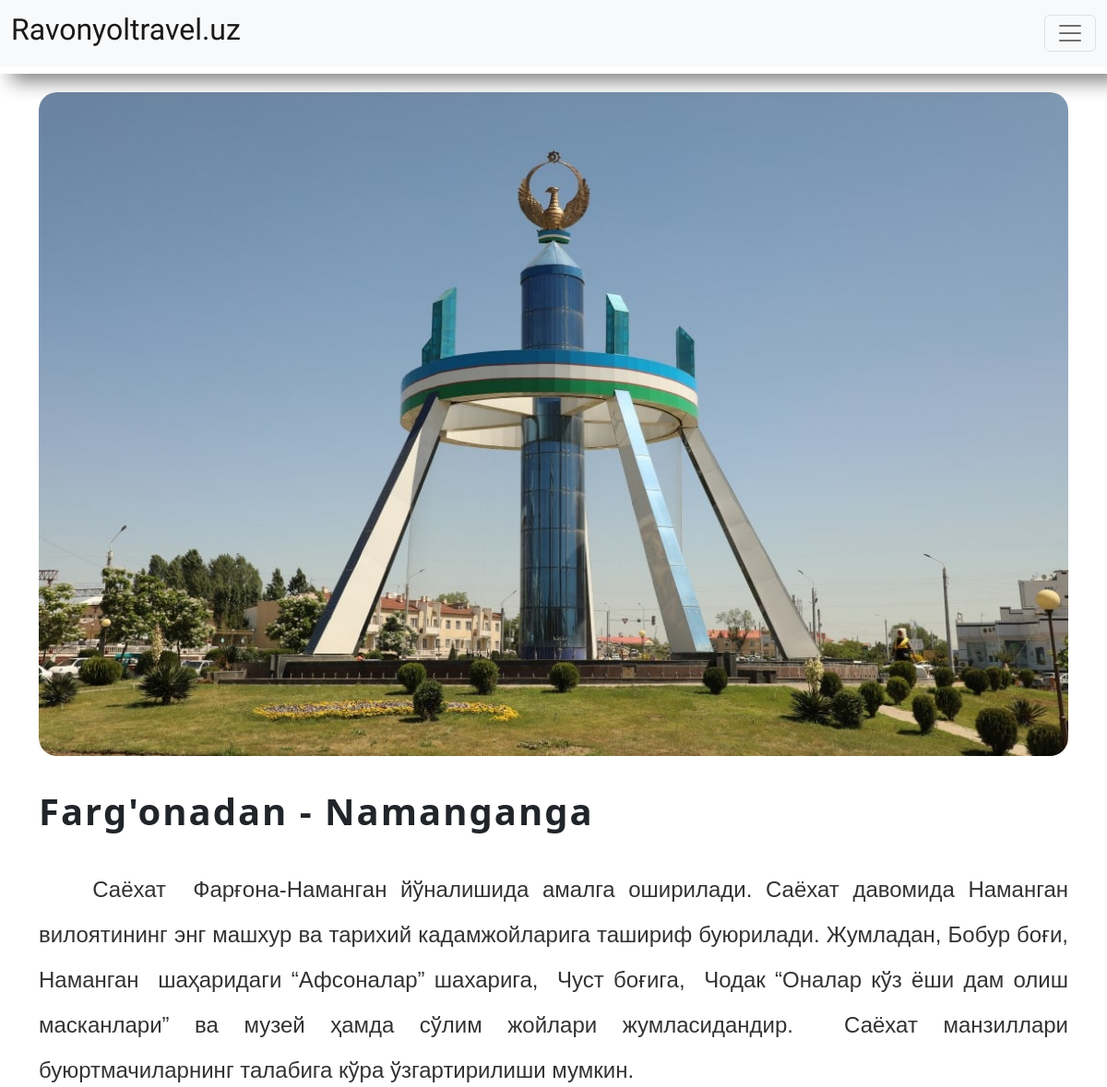
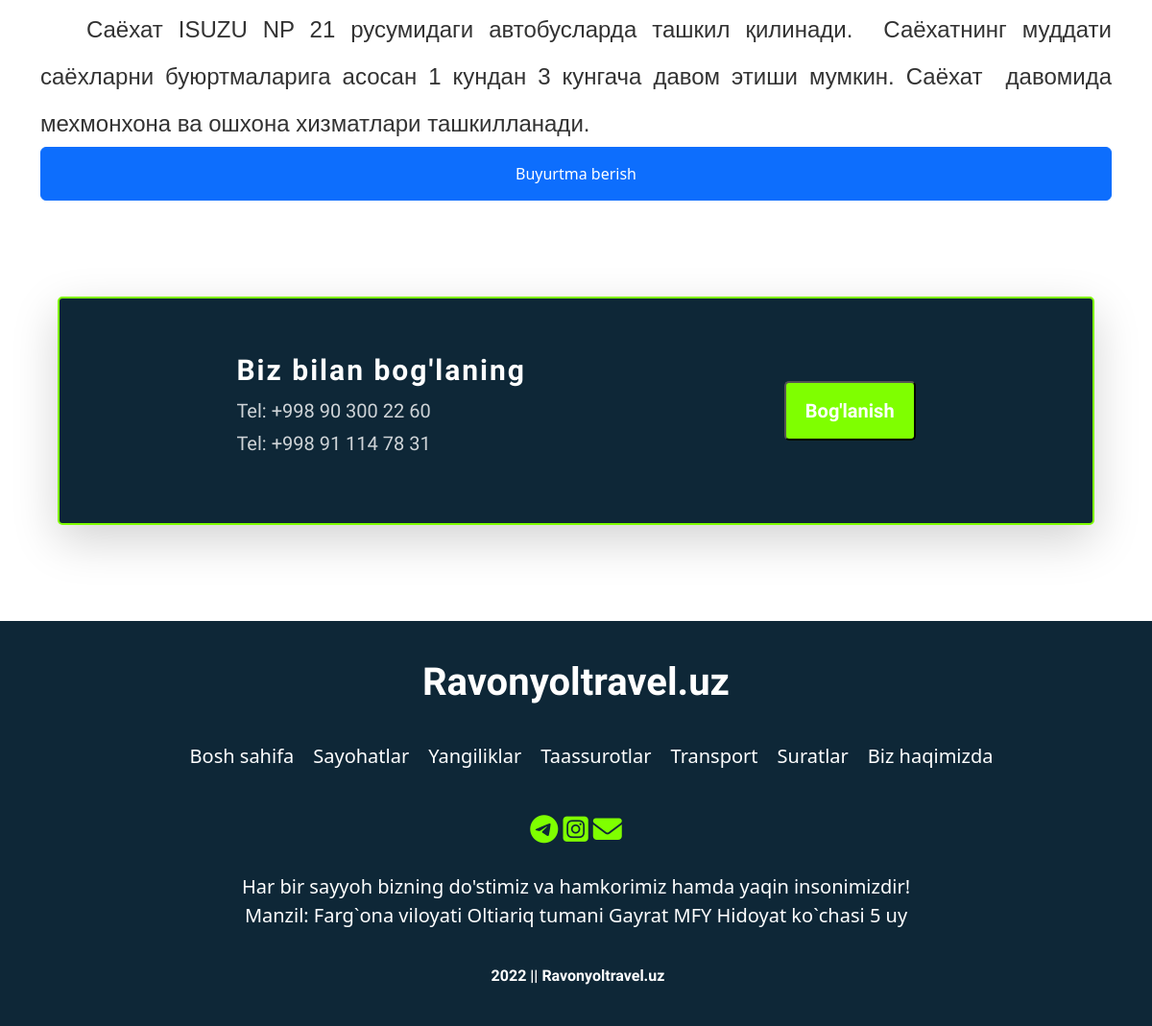
The app's page /travels/14/ with its own data (2 pictures, top to bottom).
### mainapp/models.py (models this page shows, shortened)
class Travel(models.Model):
    qayerdan = models.CharField(max_length=50, verbose_name="Qayerdan:")
    qayerga = models.CharField(max_length=50, verbose_name="Qayerga:")
    picture = models.ImageField(blank=True, verbose_name="Rasmni joylang:")
    qisqa_mal = models.TextField(verbose_name="Qisqacha ma'lumot:")
    davomiyligi = models.CharField(max_length=20, verbose_name="Sayohat davomiyligi:")
    narxi = models.DecimalField(max_digits=50, decimal_places=2, verbose_name="Sayohat narxi")
    toliq_mal = RichTextField(verbose_name="To'liq ma'lumot:")
    class Meta:
        verbose_name = "Sayohat"
        verbose_name_plural = "Sayohatlar"

### mainapp/views.py (the view)
# urls.py: path('travels/<int:pk>/', TravelDetailView.as_view(), name = 'travel_detail'),
class TravelDetailView(DetailView):
    model = Travel
    template_name = 'travel_detail.html'

### templates/travel_detail.html (shortened to what this page needs)
{% extends 'base.html' %}
{% load static %}
{% block link %}{% static 'css/travel_detail.css'%}{% endblock link %}
{% block content %}
    <div class="travel_detail description-p">
        <div class="container-lg">
            <div class="class-img">
                <img src="{{object.picture.url}}" alt="{{object.picture}}">
            </div>
            <div class="sub-title">
                <h3>
                    <strong> {{object.qayerdan}}dan</strong> - {{ object.qayerga}}ga
                </h3>
            </div>
            <p class="desription-p">
                {{ object.toliq_mal | safe }}
            </p>
           <div class="button">
            <button type="button" class="btn btn-primary" data-bs-toggle="modal" data-bs-target="#exampleModal">
                Buyurtma berish
            </button>
           </div>
        </div>
    </div>
{% endblock content %}

### static/css/travel_detail.css (style rules this page uses)
.travel_detail { padding-top: 100px; padding-left: 20px; padding-right: 20px; }
.travel_detail .desription-p { text-align: justify; text-justify: inter-word; padding: 20px; }
.class-img img { width: 100%; height: 90vh; }
.class-img { border-radius: 20px; overflow: hidden; }
.travel_detail .sub-title { padding-top: 40px; }
.travel_detail .sub-title h3 { margin: 0; font-weight: 600; }
.travel_detail .button button { width: 100%; padding: 15px 0; }
.travel_detail p { padding-left: 0 !important; padding-right: 0 !important; font-size: 1.5rem !important; line-height: 2; letter-spacing: 2; color: #000; opacity: 0.8; width: 100%; margin: 0 !important; }

### static/css/shared.css (style rules this page uses)
body { font-family: 'Exo 2',sans-serif; }
.sub-title h3 { font-size: 2.5rem; font-weight: 600; letter-spacing: 2px; line-height: 1; position: relative; margin-bottom: 3rem; }
.desription-p { font-size: 1.5rem; line-height: 2; letter-spacing: 2; color: #000; opacity: 0.8; width: 100%; }

### records on screen
Travel: picture (picture), qayerdan "Farg'ona", qayerga "Namangan", toliq_mal "Саёхат Фарғона-Наманган йўналишида амалга оширилади. Саёхат давомида Наманган вилоятининг энг машхур ва тарихий кадамжойларига ташириф буюрилади. Жумладан, Бобур боғи, Наманган шаҳаридаги “Афсоналар” шахарига, Чуст боғига, Чодак “Оналар кўз ёши дам олиш масканлари” ва музей ҳамда сўлим жойлари жумласидандир. Саёхат манзиллари буюртмачиларнинг талабига кўра ўзгартирилиши мумкин. Саёхат ISUZU NP 21 русумидаги автобусларда ташкил қилинади. Саёхатнинг муддати саёхларни буюртмаларига асосан 1 кундан 3 кунгача давом этиши мумкин. Саёхат давомида мехмонхона ва ошхона хизматлари ташкилланади."
